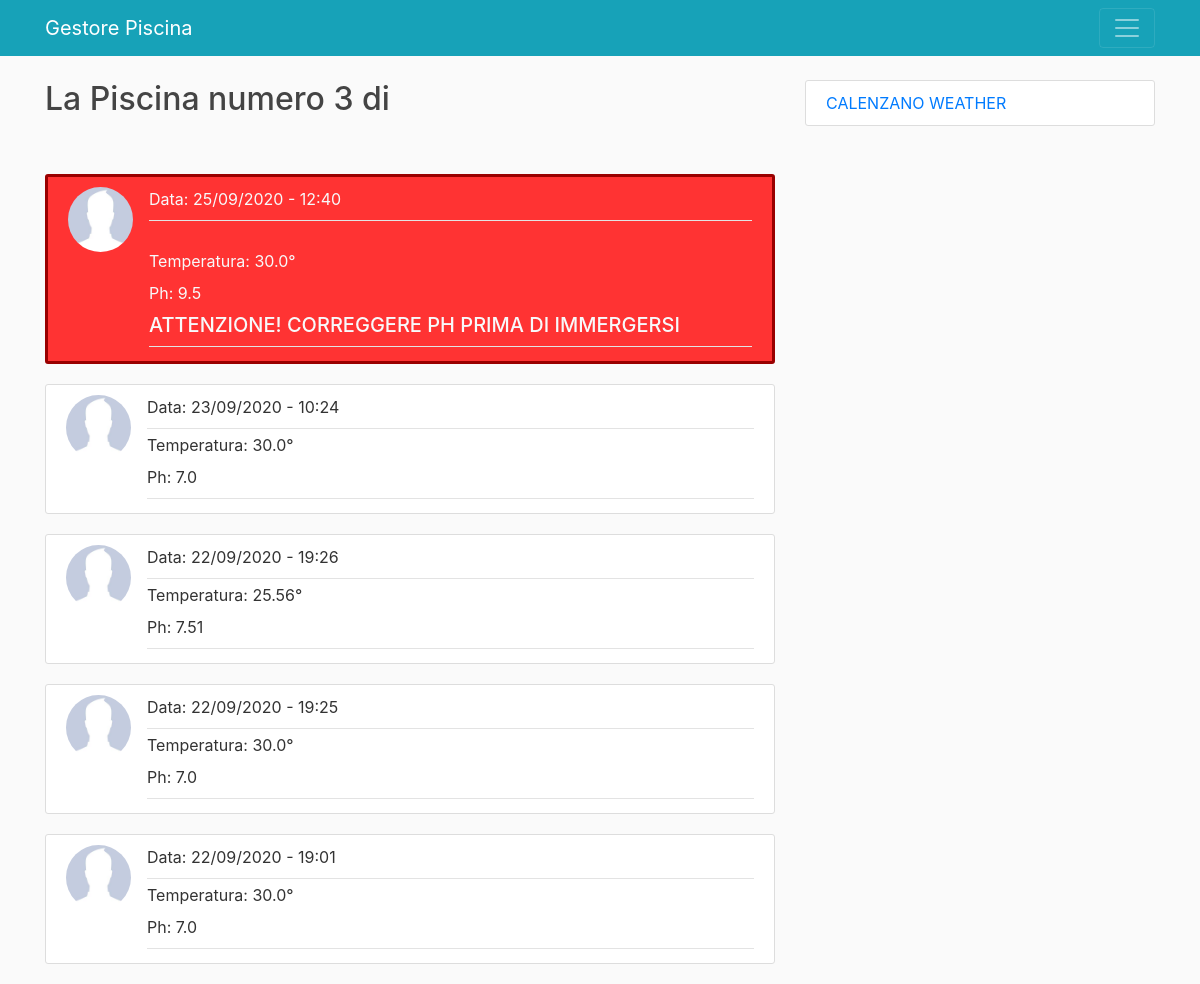
Page /mia_piscina/Alessandro1996/3/ on the committed database.
### blog/models.py (models this page shows, shortened)
class Value(models.Model):
    temperature = models.FloatField()
    ph = models.FloatField()
    date = models.DateTimeField(default=timezone.now)
    piscina = models.ForeignKey(Piscina, on_delete=models.CASCADE)

class Piscina(models.Model):
    n_piscina = models.IntegerField(default=1)
    user = models.ForeignKey(User, on_delete=models.CASCADE)

### users/models.py (models this page shows, shortened)
class Profile(models.Model):
    user = models.OneToOneField(User, on_delete=models.CASCADE)
    image = models.ImageField(default='default.jpg', upload_to='profile_pics')

### blog/views.py (the view)
# urls.py: path('mia_piscina/<str:username>/<int:n_piscina>/', MiaPiscinaListView.as_view(), name='blog-mia_piscina'),
class MiaPiscinaListView(ListView):
    model = Value
    template_name = 'blog/mia_piscina.html'
    context_object_name = 'values'
    form_class = ValueForm
    paginate_by = 7
    def get_queryset(self):
        usr = get_object_or_404(User, username=self.kwargs.get('username'))
        queryset = Piscina.objects.filter(user=usr)
        id = queryset.get(n_piscina = self.kwargs.get('n_piscina'))
        return Value.objects.filter(piscina=id).order_by('-date')

### blog/templates/blog/mia_piscina.html (shortened to what this page needs)
{% extends "blog/base.html" %}
{%block content%}
<h2>La Piscina numero {{ view.kwargs.n_piscina }} di {{ user.username }}</h2>
<br>
<br>
{% for value in values %}
{% if value.ph < 7 or value.ph > 8.3 %}
	<article class="media warning-section">
	<img class="rounded-circle article-img" src="{{ value.piscina.user.profile.image.url }}">
	  <div class="media-body">
		<div class="article-metadata text-light">
		  <label for="date">Data:</label>
		  <a class="mr-2">{{ value.date|date:"d/m/Y - H:i" }}</a>
		</div>
		  <br>
		<div class="article-metadata text-light">
		  <label for="temperature">Temperatura:</label>
		  <a class="mr-2">{{ value.temperature }}°</a>
		  <br>
		  <label for="ph">Ph:</label>
		  <a class="mr-2">{{ value.ph }}</a>
		  <h5 class="text-light">ATTENZIONE! CORREGGERE PH PRIMA DI IMMERGERSI</h5>
		</div>
	  </div>
	</article>
{% else %}
	<article class="media content-section">
	<img class="rounded-circle article-img" src="{{ value.piscina.user.profile.image.url }}">
	  <div class="media-body">
		<div class="article-metadata">
		  <label for="date">Data:</label>
		  <a class="mr-2">{{ value.date|date:"d/m/Y - H:i" }}</a>
		  <br>
		</div>
		<div class="article-metadata">
		  <label for="temperature">Temperatura:</label>
		  <a class="mr-2">{{ value.temperature }}°</a>
		  <br>
		  <label for="ph">Ph:</label>
		  <a class="mr-2">{{ value.ph }}</a>
		</div>
	  </div>
	</article>
{%endif%}
{% endfor %}
{% endblock content %}

### blog/static/blog/main.css (style rules this page uses)
body { background: #fafafa; color: #333333; margin-top: 5rem; }
h1, h2, h3, h4, h5, h6 { color: #444444; }
.content-section { background: #ffffff; padding: 10px 20px; border: 1px solid #dddddd; border-radius: 3px; margin-bottom: 20px; }
.warning-section { background: #ff3333; padding: 10px 20px; border: 3px solid #990000; border-radius: 3px; margin-bottom: 20px; }
.article-img { height: 65px; width: 65px; margin-right: 16px; }
.article-metadata { padding-bottom: 1px; margin-bottom: 4px; border-bottom: 1px solid #e3e3e3 }

### rows in the picture
Value: piscina.user.profile.image (placeholder picture), date "25/09/2020 - 12:40", temperature "30.0", ph "9.5"
Value: piscina.user.profile.image (placeholder picture), date "23/09/2020 - 10:24", temperature "30.0", ph "7.0"
Value: piscina.user.profile.image (placeholder picture), date "22/09/2020 - 19:26", temperature "25.56", ph "7.51"
Value: piscina.user.profile.image (placeholder picture), date "22/09/2020 - 19:25", temperature "30.0", ph "7.0"
Value: piscina.user.profile.image (placeholder picture), date "22/09/2020 - 19:01", temperature "30.0", ph "7.0"

### other values in the picture
{{ view.kwargs.n_piscina }} "3"
